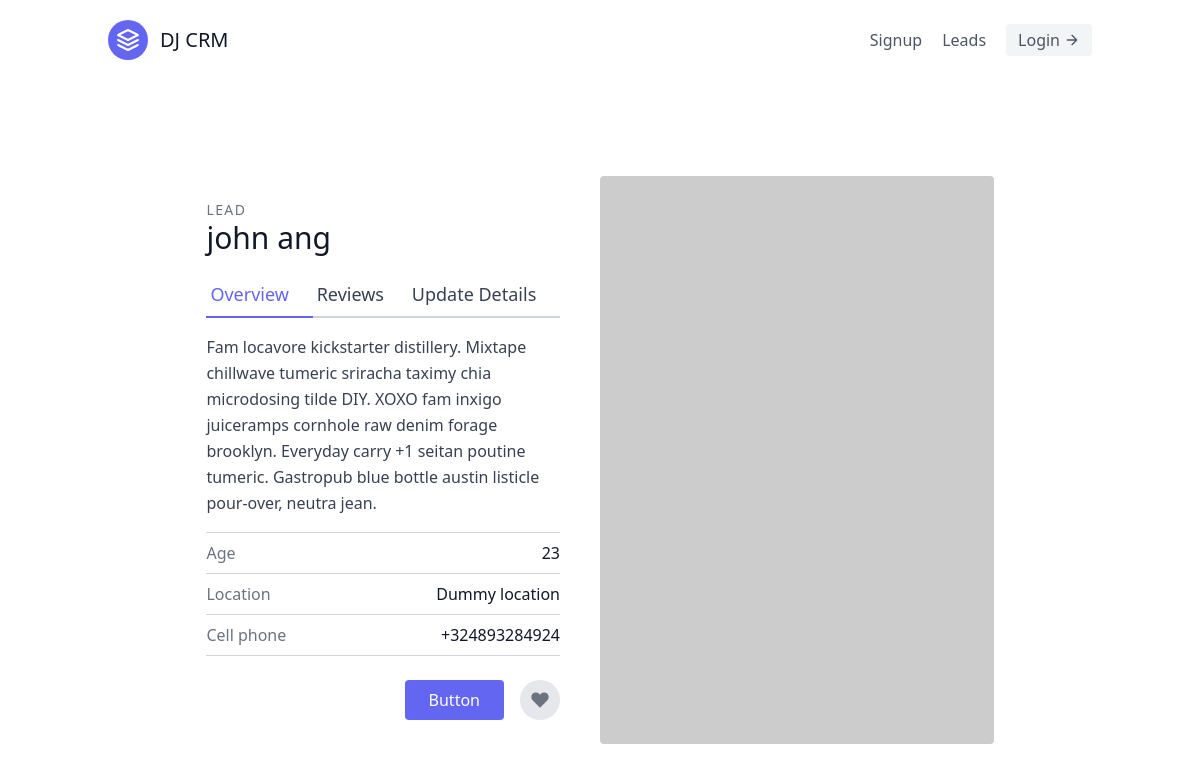
Screenshot of /leads/5/ with the database file from the repository.
### leads/models.py (models this page shows, shortened)
class Lead(models.Model):
    first_name = models.CharField(max_length=20)
    last_name = models.CharField(max_length=20)
    age = models.IntegerField(default=0)
    agent = models.ForeignKey("Agent", on_delete=models.CASCADE)

### leads/views.py (the view)
# urls.py: path('<int:pk>/', LeadDetailView.as_view(), name="lead-detail"),
class LeadDetailView(DetailView):
    template_name = "leads/lead_detail.html"
    queryset = Lead.objects.all()
    context_object_name = "lead"

### leads/templates/leads/lead_detail.html
{% extends "base.html" %}
{% block content %}
<section class="text-gray-700 body-font overflow-hidden">
    <div class="container px-5 py-24 mx-auto">
      <div class="lg:w-4/5 mx-auto flex flex-wrap">
        <div class="lg:w-1/2 w-full lg:pr-10 lg:py-6 mb-6 lg:mb-0">
            <h2 class="text-sm title-font text-gray-500 tracking-widest">LEAD</h2>
            <h1 class="text-gray-900 text-3xl title-font font-medium mb-4">{{ lead.first_name }} {{ lead.last_name }}</h1>
            <div class="flex mb-4">
                <a href="{% url 'leads:lead-detail' lead.pk %}" class="flex-grow text-indigo-500 border-b-2 border-indigo-500 py-2 text-lg px-1">
                    Overview
                </a>
                <a class="flex-grow border-b-2 border-gray-300 py-2 text-lg px-1">
                    Reviews
                </a>
                <a href="{% url 'leads:lead-update' lead.pk %}" class="flex-grow border-b-2 border-gray-300 py-2 text-lg px-1">
                    Update Details
                </a>
            </div>
            <p class="leading-relaxed mb-4">Fam locavore kickstarter distillery. Mixtape chillwave tumeric sriracha taximy chia microdosing tilde DIY. XOXO fam inxigo juiceramps cornhole raw denim forage brooklyn. Everyday carry +1 seitan poutine tumeric. Gastropub blue bottle austin listicle pour-over, neutra jean.</p>
            <div class="flex border-t border-gray-300 py-2">
                <span class="text-gray-500">Age</span>
                <span class="ml-auto text-gray-900">{{ lead.age }}</span>
            </div>
            <div class="flex border-t border-gray-300 py-2">
                <span class="text-gray-500">Location</span>
                <span class="ml-auto text-gray-900">Dummy location</span>
            </div>
            <div class="flex border-t border-b mb-6 border-gray-300 py-2">
                <span class="text-gray-500">Cell phone</span>
                <span class="ml-auto text-gray-900">+324893284924</span>
            </div>
            <div class="flex">
                <button class="flex ml-auto text-white bg-indigo-500 border-0 py-2 px-6 focus:outline-none hover:bg-indigo-600 rounded">Button</button>
                <button class="rounded-full w-10 h-10 bg-gray-200 p-0 border-0 inline-flex items-center justify-center text-gray-500 ml-4">
                <svg fill="currentColor" stroke-linecap="round" stroke-linejoin="round" stroke-width="2" class="w-5 h-5" viewBox="0 0 24 24">
                    <path d="M20.84 4.61a5.5 5.5 0 00-7.78 0L12 5.67l-1.06-1.06a5.5 5.5 0 00-7.78 7.78l1.06 1.06L12 21.23l7.78-7.78 1.06-1.06a5.5 5.5 0 000-7.78z"></path>
                </svg>
                </button>
            </div>
        </div>
        <img alt="ecommerce" class="lg:w-1/2 w-full lg:h-auto h-64 object-cover object-center rounded" src="https://dummyimage.com/400x400">
      </div>
    </div>
  </section>
{% endblock content %}

### rows the page displays
Lead: first_name "john", last_name "ang", age "23"
